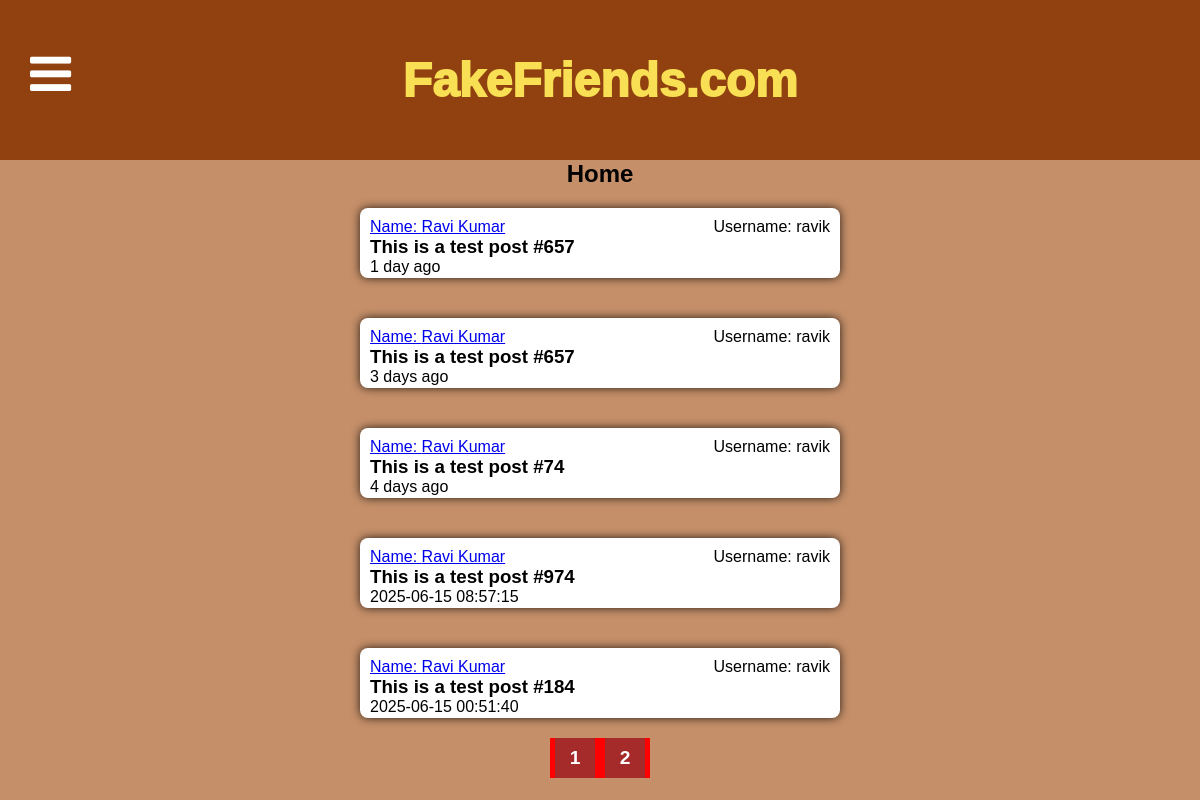
The app's page /home.php (signed in) with its own data.
### tables this page shows
CREATE TABLE `post` (
  `id` int NOT NULL,
  `user_id` int NOT NULL,
  `content` text NOT NULL,
  `image` varchar(255) DEFAULT NULL,
  `post_time` timestamp NULL DEFAULT CURRENT_TIMESTAMP
);

CREATE TABLE `users` (
  `id` int NOT NULL,
  `name` varchar(100) NOT NULL,
  `username` varchar(50) NOT NULL,
  `email` varchar(100) NOT NULL,
  `phoneNumber` varchar(15) NOT NULL,
  `password` varchar(255) NOT NULL
);

### home.php (the view, shortened to what this page needs)
<link href="css/style.css" rel="stylesheet">
<?php
include "includes/config.php";
echo '<h2 style="color: black">Home</h2>';
function timeAgo($times) {
    $time = new DateTime($times);
    $now = new DateTime();
    $diff = $now->diff($time);
    if ($diff->d > 0) {
        if($diff->d > 7) return $times;
        return $diff->d . ' day' . ($diff->d > 1 ? 's' : '') . ' ago';
    }
    return 'just now';
}
$uid = $_SESSION['userid'];
$now = new DateTime();
if(isset($_GET['page'])){
    $page=$_GET['page'];
}
else{
    $page=1;
}
$limit=5;
$sql2 = "SELECT p.content, p.post_time, u.name, u.username,u.id
        FROM post p
        JOIN users u ON p.user_id = u.id
        JOIN friends f ON f.user_id = '$uid' AND f.friend_id = u.id
        WHERE f.friend_id IS NOT NULL
        ORDER BY p.post_time DESC";
$rs2 = mysqli_query($conn, $sql2);
$num= mysqli_num_rows($rs2);
$total_pages= ceil($num/$limit);
$offset=($page-1)*$limit;
$sql = "SELECT p.content, p.post_time, u.name, u.username,u.id
        FROM post p
        JOIN users u ON p.user_id = u.id
        JOIN friends f ON f.user_id = '$uid' AND f.friend_id = u.id
        WHERE f.friend_id IS NOT NULL
        ORDER BY p.post_time DESC limit $offset, $limit";
$rs = mysqli_query($conn, $sql);
while ($row = mysqli_fetch_array($rs)) {
    $content = $row['content'];
    $timee = $row['post_time'];
    $name = $row['name'];
    $username = $row['username'];
    $id = $row['id'];
    echo '<div class="post-view">';
    echo '<div>';
    echo '<p><a href="profile-view.php?viewProfile=' . $id . '">Name: ' . $name . '</a></p>';
    echo '<p>Username: ' . $username . '</p>';
    echo '</div>';
    echo '<h3>' . $content . '</h3>';
    echo '<p>' . timeAgo($timee, $now) . '</p>';
    echo '</div>';
}
?>
<ul class="pagination">
    <?php
    for($i = 1 ; $i <= $total_pages ; $i++)
    {
        echo '<li><a href=home.php?page='.$i.'>'.$i.'<a></li>';
    }
    ?>
</ul>

### css/style.css (style rules this page uses)
* { margin: 0; padding: 0; box-sizing: border-box; font-family: Arial, Helvetica, sans-serif; }
html, body { background-color: #f8f8f8; display: flex; flex-direction: column; justify-content: center; align-items: center; background-color: #c58f69; color: gold; }
header { height: 20vh; width: 100vw; background-color: #914110; color: rgb(248, 223, 83); display: flex; justify-content: center; align-items: center; }
header h1 { font-weight: 1000; font-size: 48px; }
.left { height: 80vh; align-items: center; width: 10%; left: 0;; position: absolute; top:50px; }
.left i { display: block; }
.post-view { padding: 10px; border: none; box-shadow: 0 0 10px rgba(0, 0, 0, 0.8); background-color: white; color: black; border-radius: 8px; width: 40%; height: 70px; margin: 20px; }
.post-view div { display: flex; justify-content: space-between; }
.pagination { display: flex; justify-content: center; height: 40px; background-color: red; color: green; }

### home.php (style rules this page uses)
.pagination { display: flex; justify-content: center; height: 40px; list-style-type: none; }
.pagination li { min-width: 40px; background-color: brown; margin: 0 5px; text-align: center; display: flex; justify-content: center; align-items: center; }
.pagination li a { text-decoration: none; color:white; font-size: larger; font-weight: bolder; }

### records on screen
post: user.name "Ravi Kumar", user.username "ravik", content "This is a test post #657", post_time "1 day ago"
post: user.name "Ravi Kumar", user.username "ravik", content "This is a test post #657", post_time "3 days ago"
post: user.name "Ravi Kumar", user.username "ravik", content "This is a test post #74", post_time "4 days ago"
post: user.name "Ravi Kumar", user.username "ravik", content "This is a test post #974", post_time "2025-06-15 08:57:15"
post: user.name "Ravi Kumar", user.username "ravik", content "This is a test post #184", post_time "2025-06-15 00:51:40"
